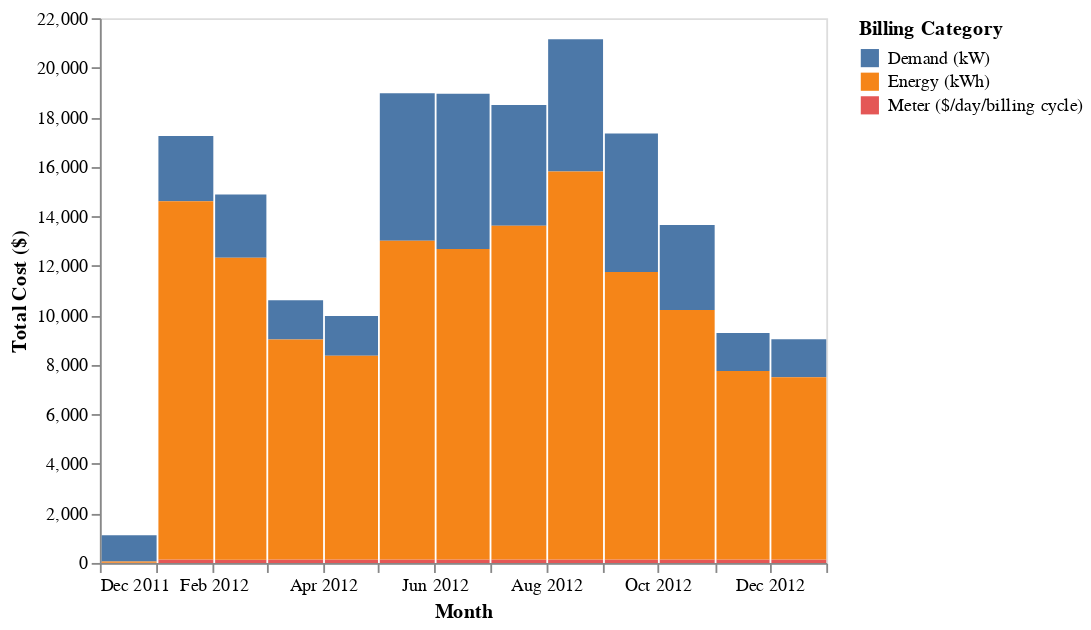

Notebook cell for this chart:
### Code cell
input_dropdown = alt.binding_select(options=site_ids)

selection = alt.selection_single(fields=['site_id'], bind=input_dropdown, name="Site ID", empty="none", init={'site_id': site_ids[0]})

utility_bill_dashboard = alt.Chart(costs_by_type).mark_bar().encode(
    x=alt.X("yearmonth(local_datetime)", title="Month"),
    y=alt.Y("cost", title="Total Cost ($)"),
    color=alt.Color("charge_category", title="Billing Category"),
    tooltip=[alt.Tooltip("charge_category", title="Billing Category"), alt.Tooltip("cost", title="Cost ($)")],
).add_selection(selection).transform_filter(
    selection
).configure_axis(
    grid=False,
)

utility_bill_dashboard

### Figure 1 — Vega-Lite specification as saved in the notebook (floating-point values rounded to 4 significant figures; data arrays with more than 128 entries replaced by an {"elided": "..."} marker saying what was removed)
{"config": {"view": {"continuousWidth": 400, "continuousHeight": 300}, "axis": {"grid": false}}, "data": {"name": "data-215e78893c94b3fd1f5575b4cc5a1b09"}, "mark": "bar", "encoding": {"color": {"type": "nominal", "field": "charge_category", "title": "Billing Category"}, "tooltip": [{"type": "nominal", "field": "charge_category", "title": "Billing Category"}, {"type": "quantitative", "field": "cost", "title": "Cost ($)"}], "x": {"type": "temporal", "field": "local_datetime", "timeUnit": "yearmonth", "title": "Month"}, "y": {"type": "quantitative", "field": "cost", "title": "Total Cost ($)"}}, "selection": {"Site ID": {"type": "single", "fields": ["site_id"], "bind": {"input": "select", "options": [88, 92, 99, 100, 101, 103, 109, 111, 116, 136, 137, 144, 153, 186, 197, 213, 214, 217, 218, 224, 228, 236, 259, 270, 275]}, "empty": "none", "init": {"site_id": 88}}}, "transform": [{"filter": {"selection": "Site ID"}}], "$schema": "https://vega.github.io/schema/vega-lite/v4.0.0.json", "datasets": {"data-215e78893c94b3fd1f5575b4cc5a1b09": {"elided": "975 records"}}}
